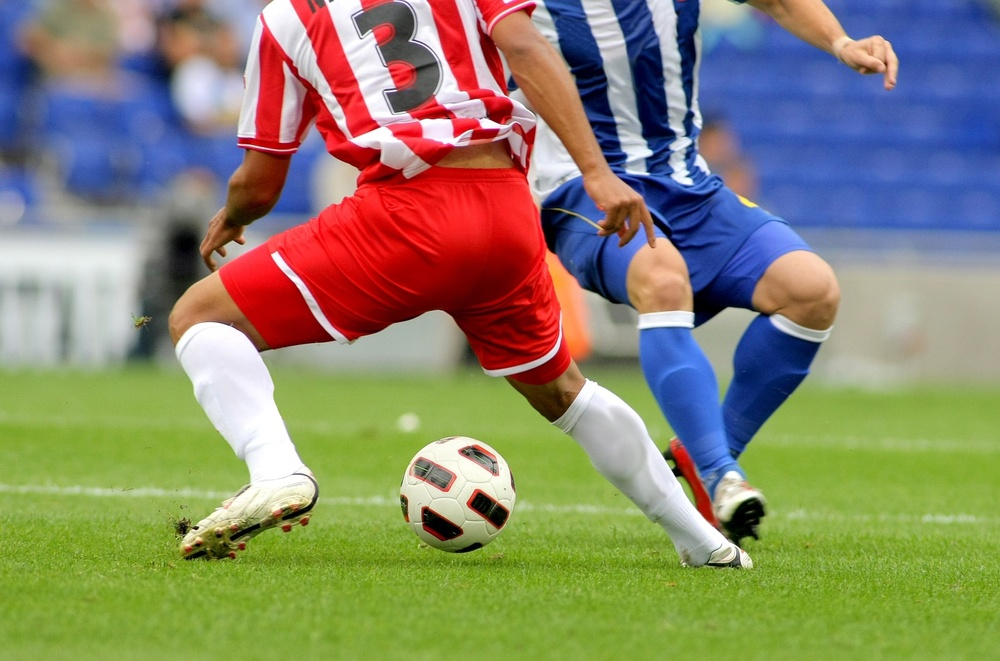
#> input picture edge_detection/image/soccer.jpg, 1000 x 661 px, shrunk from 1434 x 948 before the run, found by its file name
$ python '1. 에지검출.py'
#> lines starting #> are read from the running program, lines starting #| are printed output that depends on the picture
# 에지 검출
import cv2 as cv

img = cv.imread("soccer.jpg")
#> img is the input picture: shape (661, 1000, 3); mean B, G, R 107.3, 133.3, 136.8
gray = cv.cvtColor(img, cv.COLOR_BGR2GRAY)
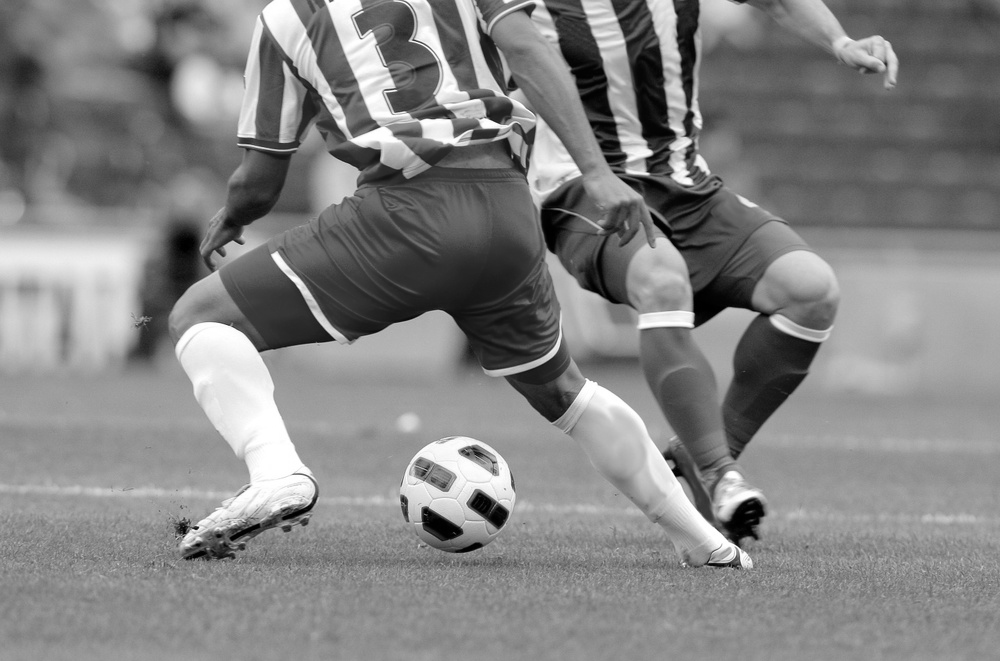
#> gray: shape (661, 1000); min 0, max 255, mean 131.4

grad_x = cv.Sobel(gray, cv.CV_32F, 1, 0, ksize=1)
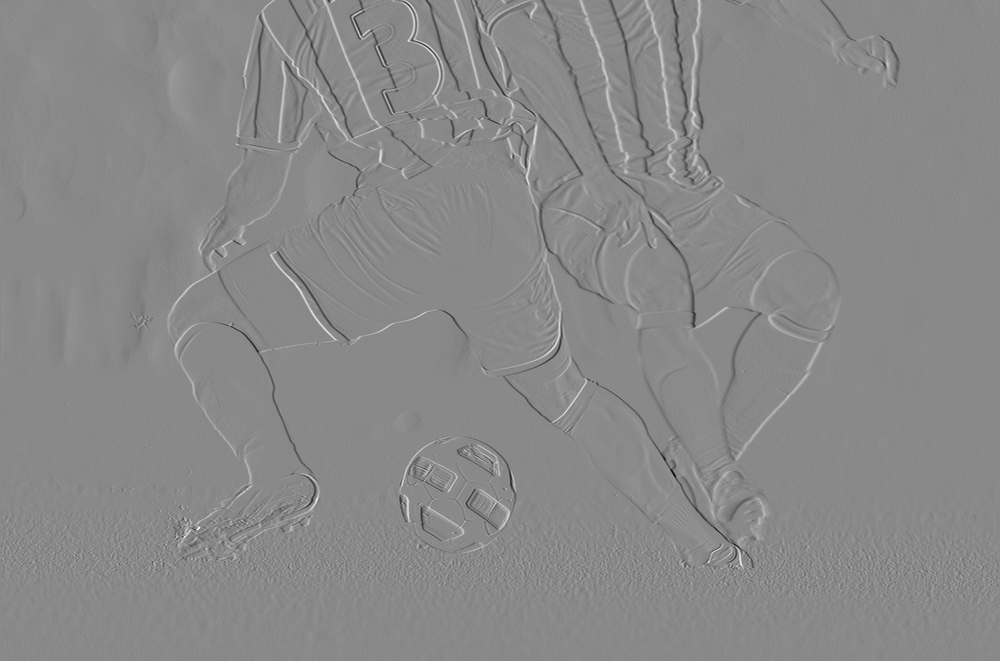
#> grad_x: shape (661, 1000) float32; min -249, max 213, mean 0; drawn with min black and max white
grad_y = cv.Sobel(gray, cv.CV_32F, 0, 1, ksize=1)
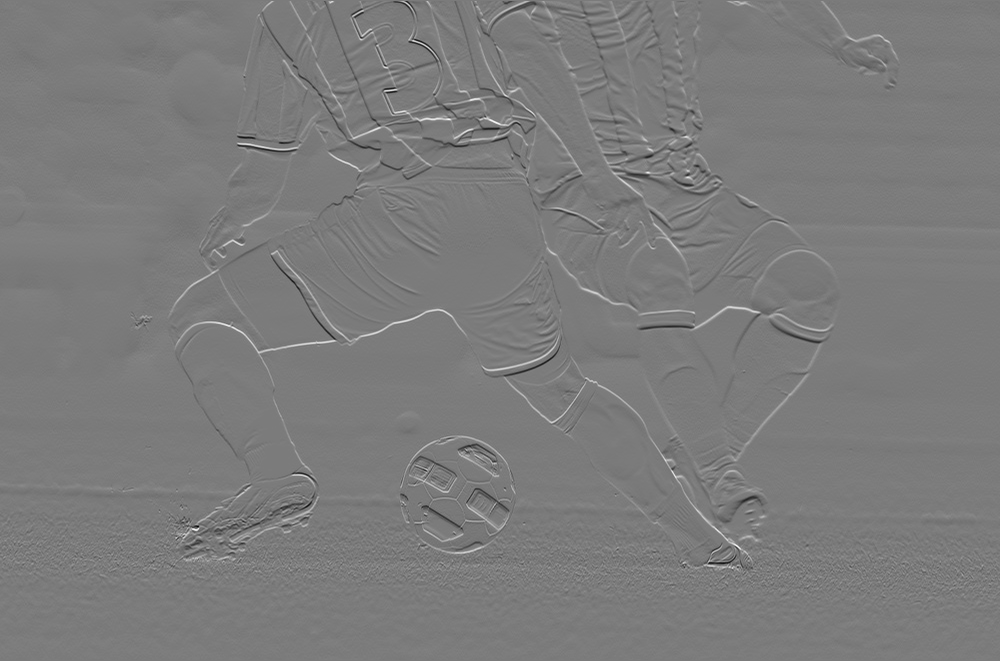
#> grad_y: shape (661, 1000) float32; min -226, max 239, mean 0; drawn with min black and max white

sobel_x = cv.convertScaleAbs(grad_x)
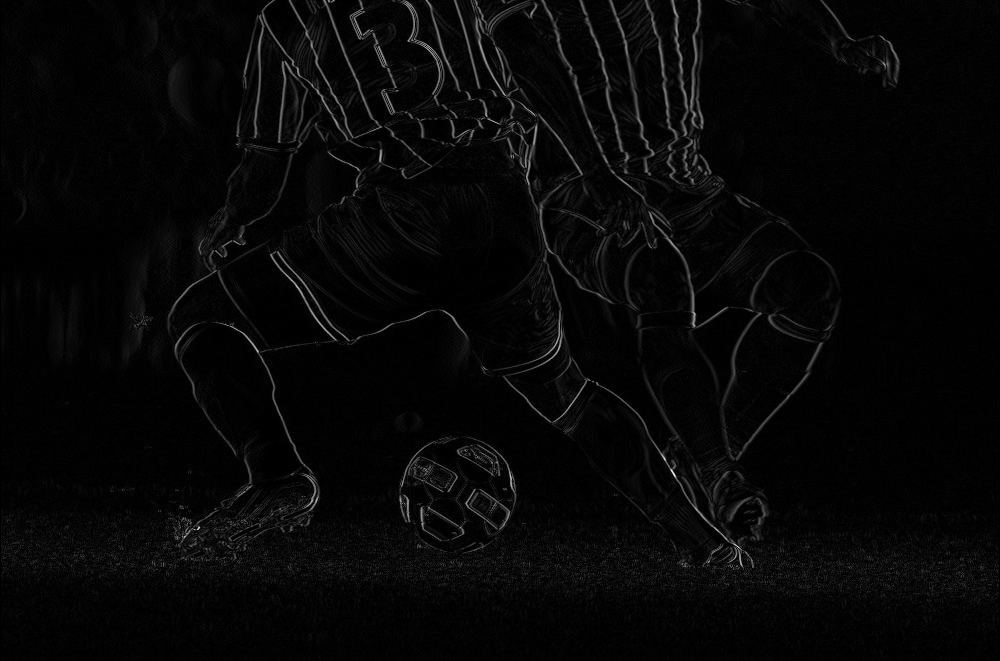
#> sobel_x: shape (661, 1000); min 0, max 249, mean 6.8
sobel_y = cv.convertScaleAbs(grad_y)
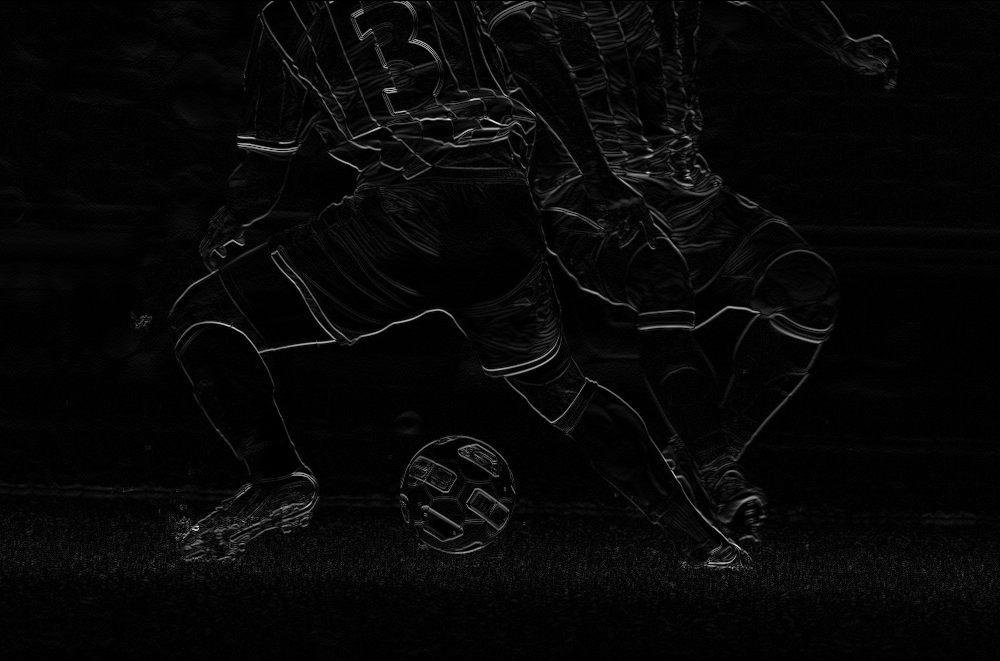
#> sobel_y: shape (661, 1000); min 0, max 239, mean 7.1

edge_strength = cv.addWeighted(sobel_x, 0.5, sobel_y, 0.5, 0)

cv.imshow("Original", gray)
cv.imshow("sobelx", sobel_x)
cv.imshow("sobely", sobel_y)
cv.imshow("edge strength", edge_strength)

cv.waitKey()
cv.destroyAllWindows()

$ run again, with edge_detection/image/apples.jpg copied over edge_detection/image/soccer.jpg
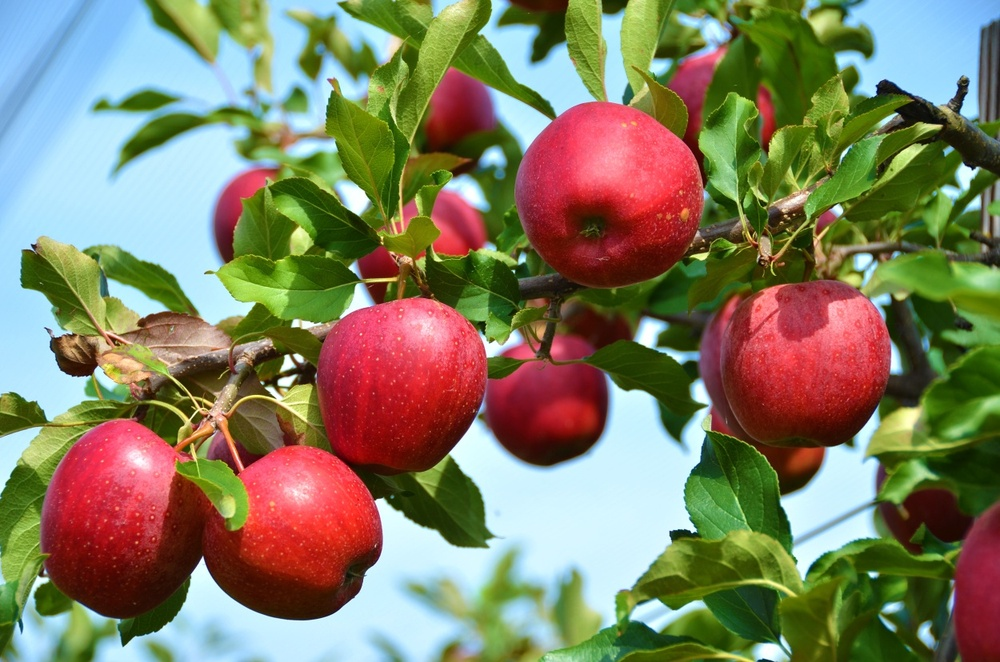
#> input picture edge_detection/image/apples.jpg, 1000 x 662 px, shrunk from 1250 x 828 before the run, found by its file name
#> img is the input picture: shape (662, 1000, 3); mean B, G, R 98.6, 125.8, 129.6
#> `grad_y = cv.Sobel(gray, cv.CV_32F, 0, 1, ksize=1)`:
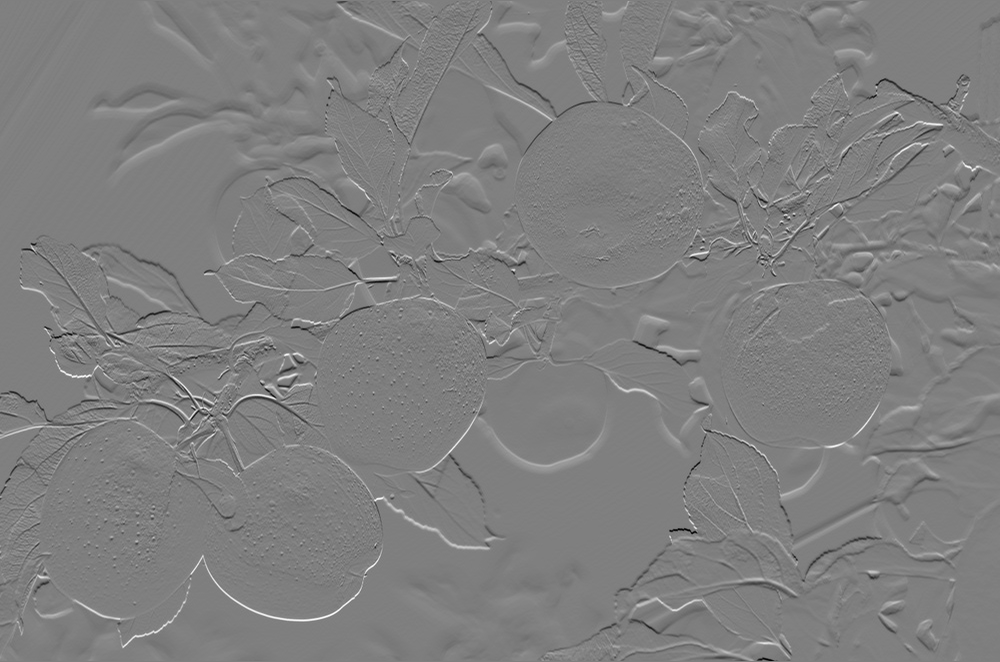
#> grad_y: shape (662, 1000) float32; min -223, max 223, mean 0; drawn with min black and max white
#> `sobel_y = cv.convertScaleAbs(grad_y)`:
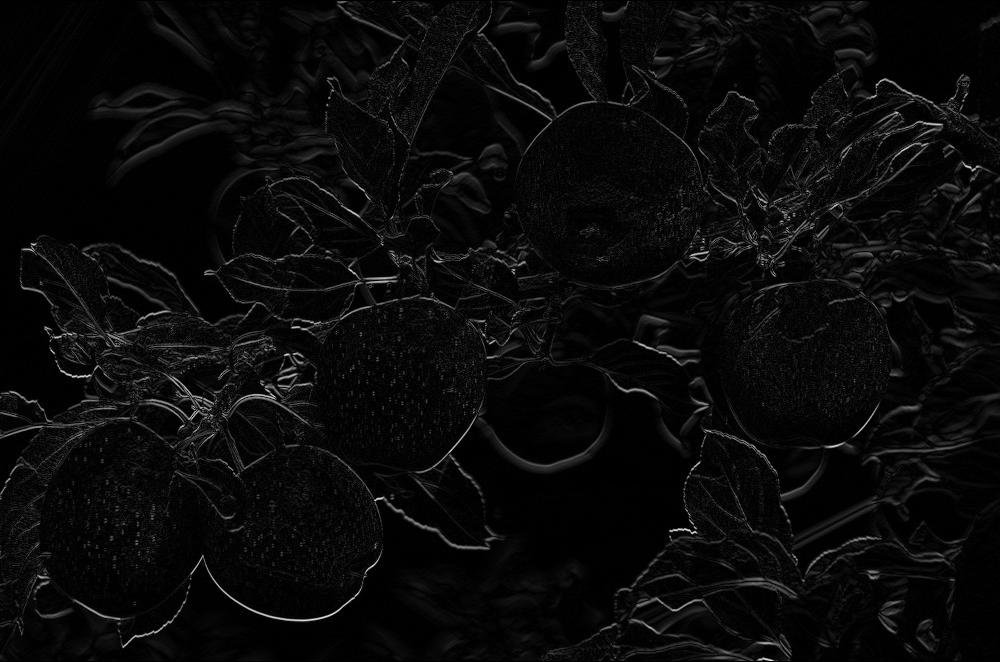
#> sobel_y: shape (662, 1000); min 0, max 223, mean 9.8

$ run again, with edge_detection/image/happy.jpg copied over edge_detection/image/soccer.jpg
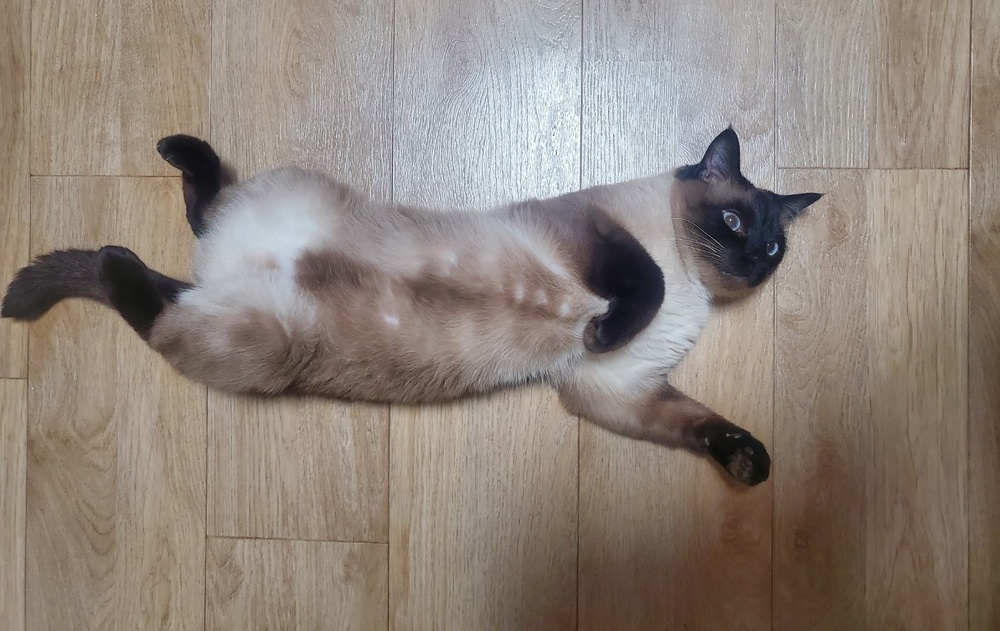
#> input picture edge_detection/image/happy.jpg, 1000 x 631 px, shrunk from 1411 x 891 before the run, found by its file name
#> img is the input picture: shape (631, 1000, 3); mean B, G, R 122.4, 131.4, 142.6
#> `grad_y = cv.Sobel(gray, cv.CV_32F, 0, 1, ksize=1)`:
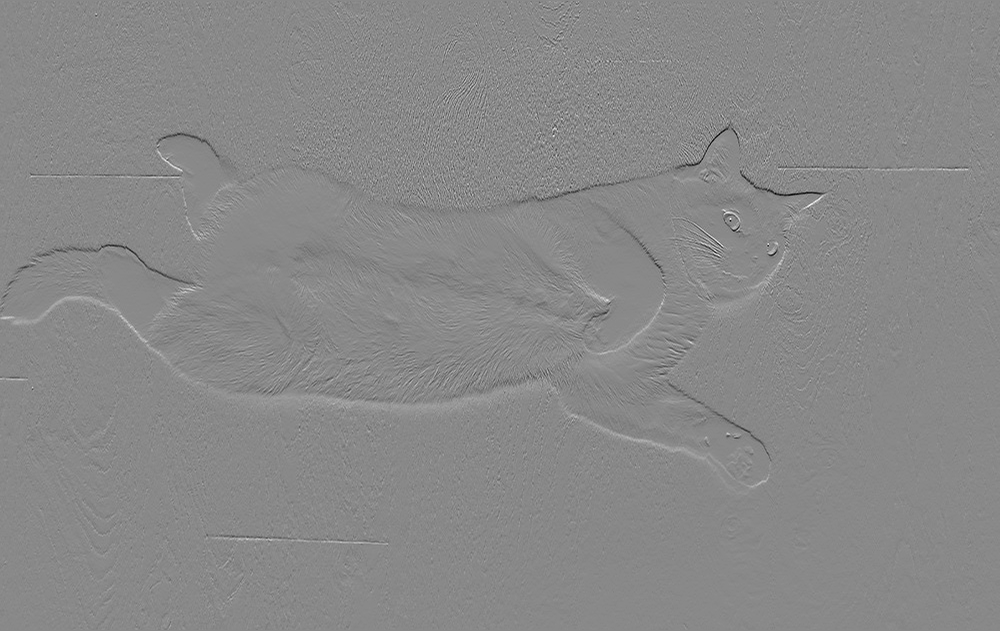
#> grad_y: shape (631, 1000) float32; min -173, max 149, mean -0.2; drawn with min black and max white
#> `sobel_y = cv.convertScaleAbs(grad_y)`:
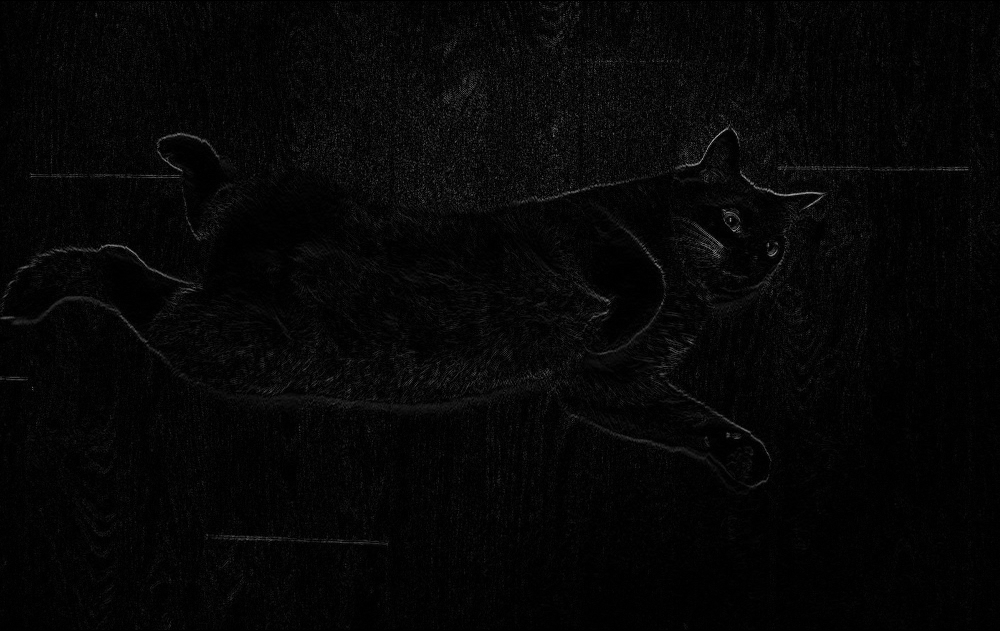
#> sobel_y: shape (631, 1000); min 0, max 173, mean 6.1
